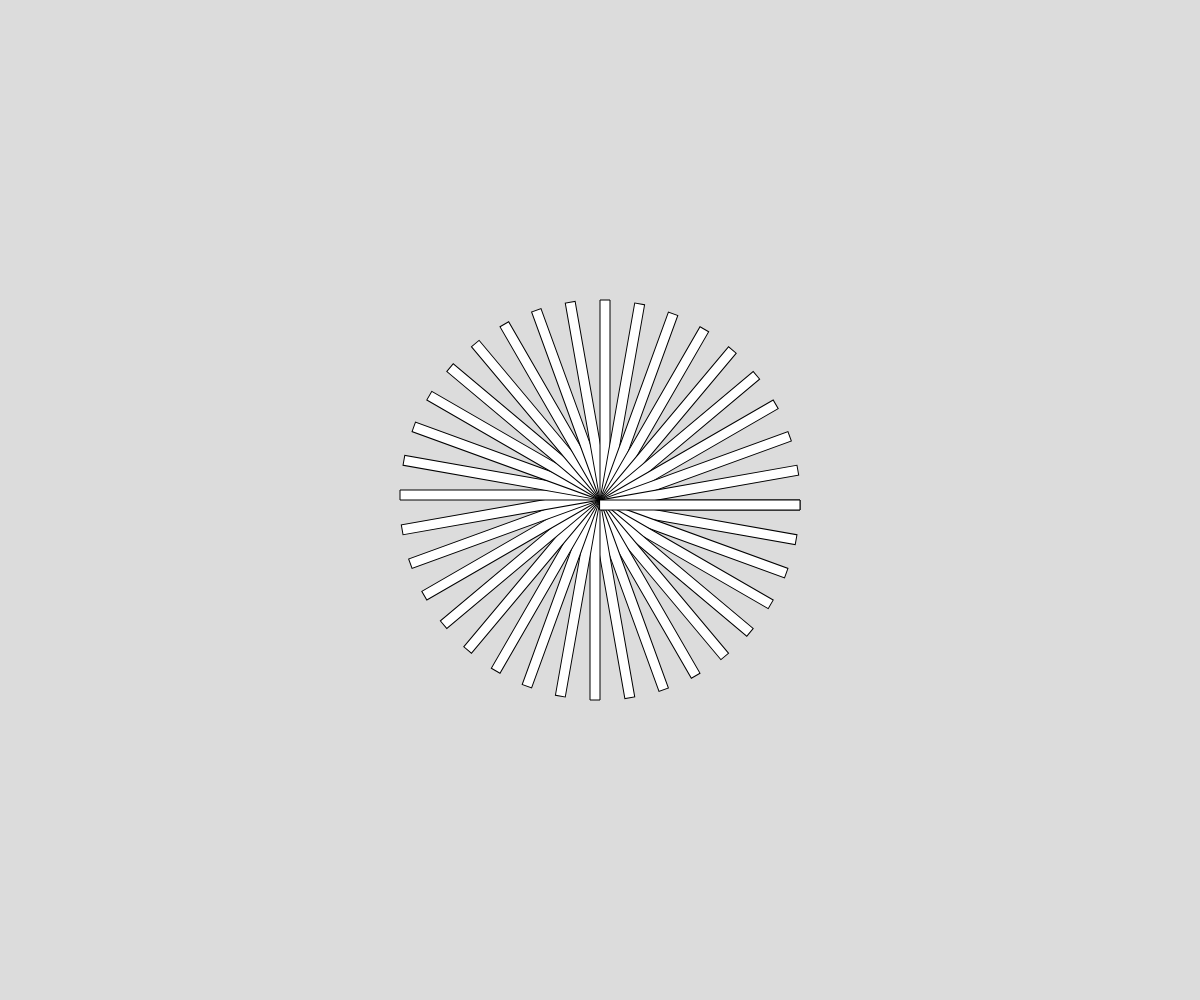
Frame 1 (no input)
Frame 60 (no input): identical to frame 1, image omitted
Frame 120 (the mouse pressed at the canvas centre since frame 60): identical to frame 1, image omitted

The p5.js sketch that drew this single still picture (run headless with seeded random() and noise() and a simulated clock; from frame 60 on, the mouse is pressed at the canvas centre):

// p5.js sketch
// ── sketch.js
// Project Title
// Your Name
// Date
//
// Extra for Experts:
// - describe what you did to take this project "above and beyond"


async function setup() {
  createCanvas(windowWidth, windowHeight);
  frameRate(30);
  rectMode(LEFT);
  angleMode(DEGREES);
}

function draw() {
  background(220);
  translate(width/2,height/2);
  drawcircle();
}

function drawcircle(){
  for(let i = 0; i <= 360; i += 10){
    push();
    rotate(i);
    rect(0,0,200,10);
    rect();
    pop();
  }

}
